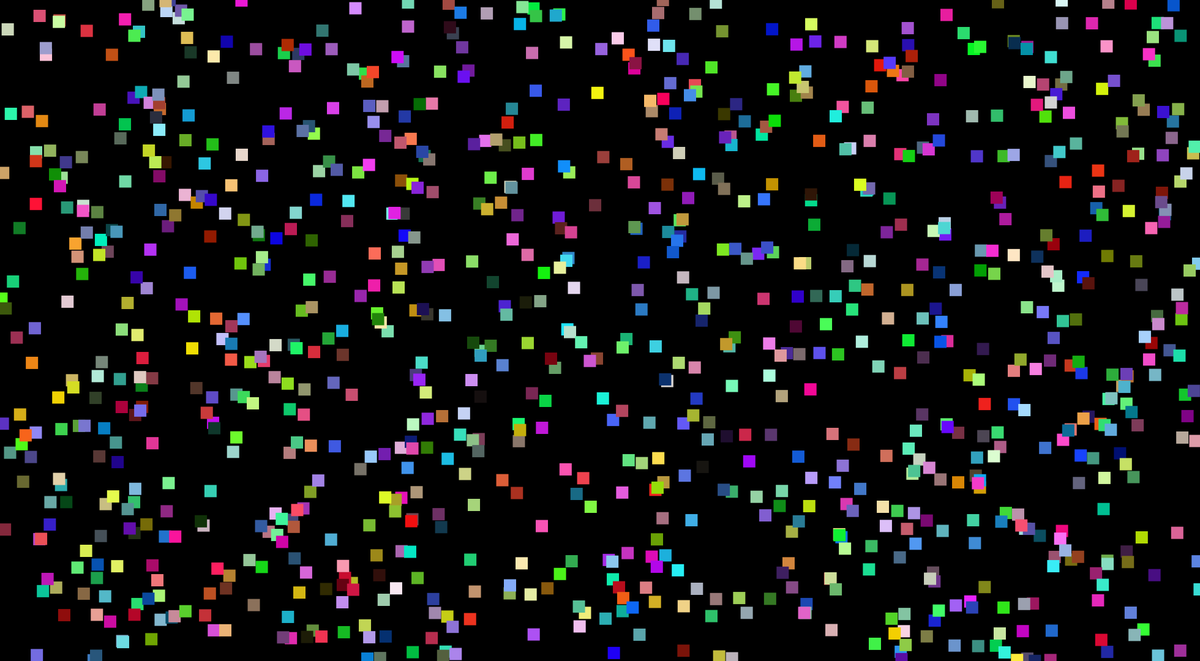
Frame 1 (no input)
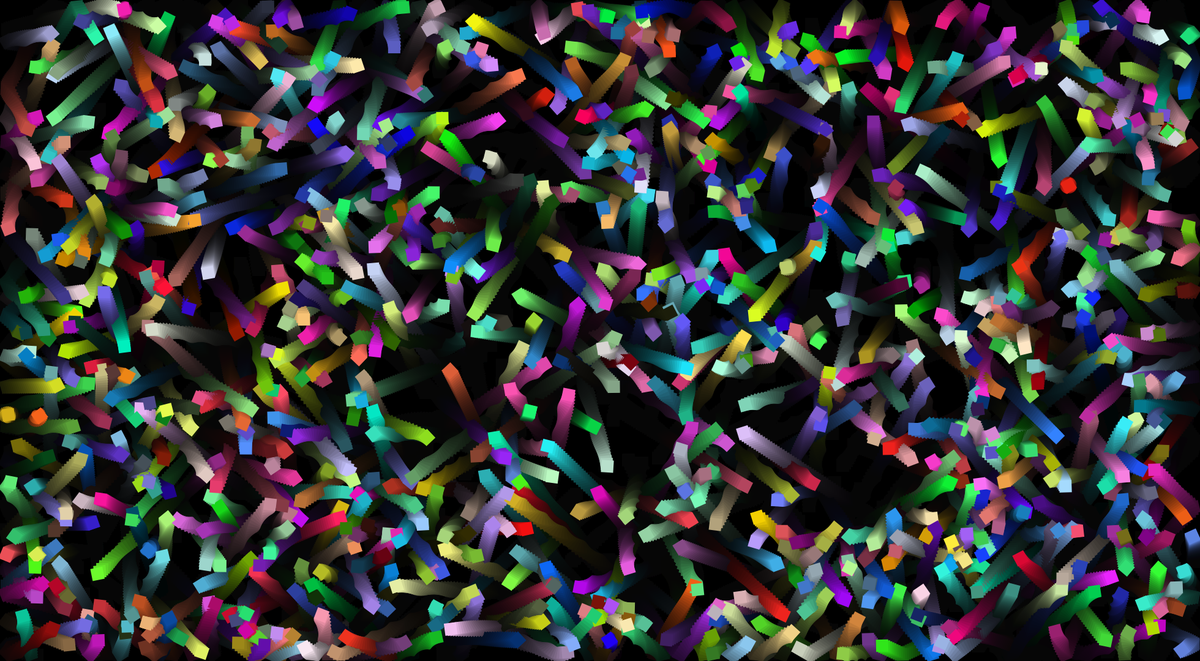
Frame 60 (the mouse pressed at the canvas centre just before this capture)
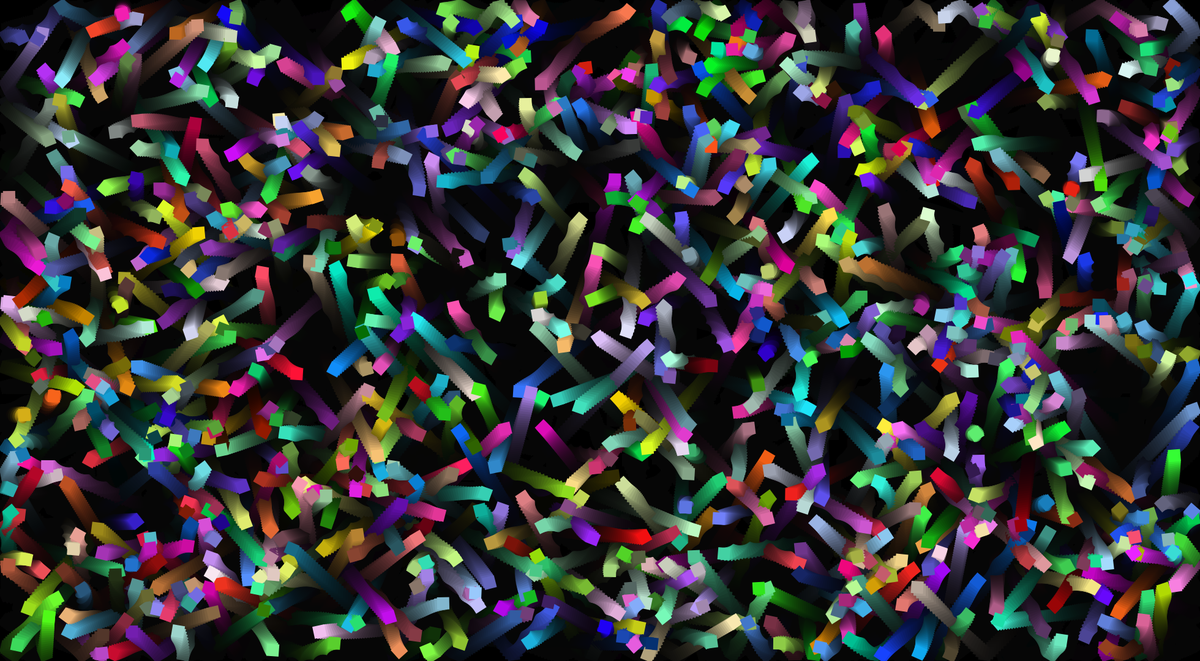
Frame 120 (the mouse held since frame 60 and released just before this capture)

The Processing sketch that drew these frames (run headless with seeded random() and noise(); from frame 60 on, the mouse is pressed at the canvas centre):

// Processing sketch: Boxez2_1
// ── Boxez2_1.pde
box box1 = new box(random(0, width), random(0, height), random(-4, 4), random(-4, 4), random(0, 255), random(0, 255), random(0, 255), random(-.2, .2));
box[] cuBe = new box[1000];
boolean grav = false;

void setup() {
  size(1960, 1080);
  
  for (int i = 0; i < cuBe.length; i++) {
    cuBe[i] = new box(random(0, width), random(0, height), random(-4, 4), random(-4, 4), random(0, 255), random(0, 255), random(0, 255), random(-.2, .2));
  }

  background(0);
}

void draw() {
  fill(0, 0, 0, 20);
  rect(-2, -2, width+4, height+4);

  box1.display();
  box1.move();
  box1.gravitate();

  for (int i = 0; i < cuBe.length; i++) {
    cuBe[i].display();
    cuBe[i].move();
    cuBe[i].gravitate();
  }
}

void mouseClicked() {
  grav = !grav;
}

class box {
  float x, y, xs, ys;
  float r, g, b;
  float theta, thetaInc;
  int w;
  // boolean grav = false;

  box(float xt, float yt, float xst, float yst, float rt, float gt, float bt, float thetaInct) {
    x = xt;
    y = yt;
    xs = xst;
    ys = yst;
    r = rt;
    g = gt;
    b = bt;
    theta = 0;
    thetaInc = thetaInct;

    w = 20;
  }

  void display() {
    pushMatrix();
    translate(x, y);
    rotate(theta);
    theta += thetaInc;
    noStroke();
    fill(r, g, b);
    rect(-w/2, -w/2, w, w);
    popMatrix();
  }

  void move() {
    x += xs;
    y += ys;

    if (x-w/2 <= 0) {
      xs*=-1;
      x = w/2+1;
    } else if (x+w/2 > width) {
      xs*=-1;
      x = width-w/2-1;
    }
    if (y-w/2 <=0) {
      ys*=-1;
      y = w/2+1;
    } else if (y+w/2 >= height) {
      ys*=-1;
      y = height-w/2-1;
    }
  }

  void gravitate() {
    // destination is center

    if (grav) {
      if (x >= width/2) {
        x -= 1/(dist(x, 0, width/2, 0)/width);
      } else {
        x += 1/(dist(x, 0, width/2, 0)/width);
      }
      if (y >= height/2) {
        y -= 1/(dist(0, y, 0, height/2)/height);
      } else {
        y += 1/(dist(0, y, 0, height/2)/height);
      }
      xs*=0.99;
      ys*=0.99;
      thetaInc*=0.99;
    }
  }
}
